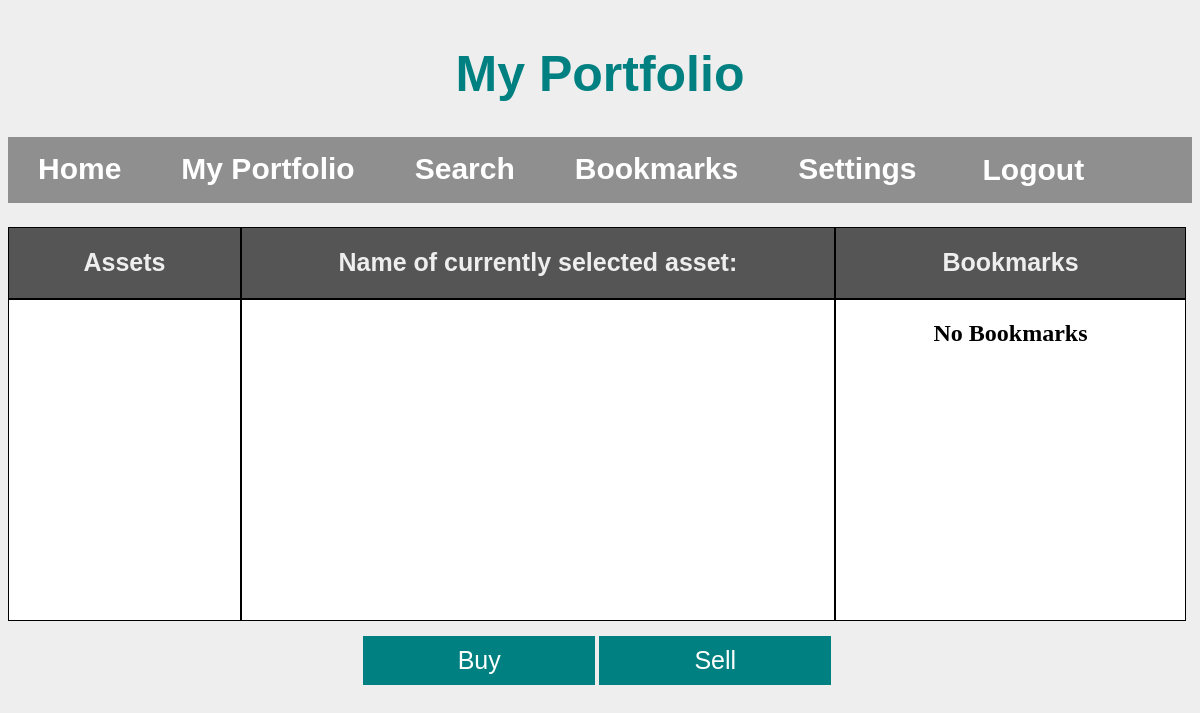
The page /myPortfolio (signed in) on the database as committed earlier.
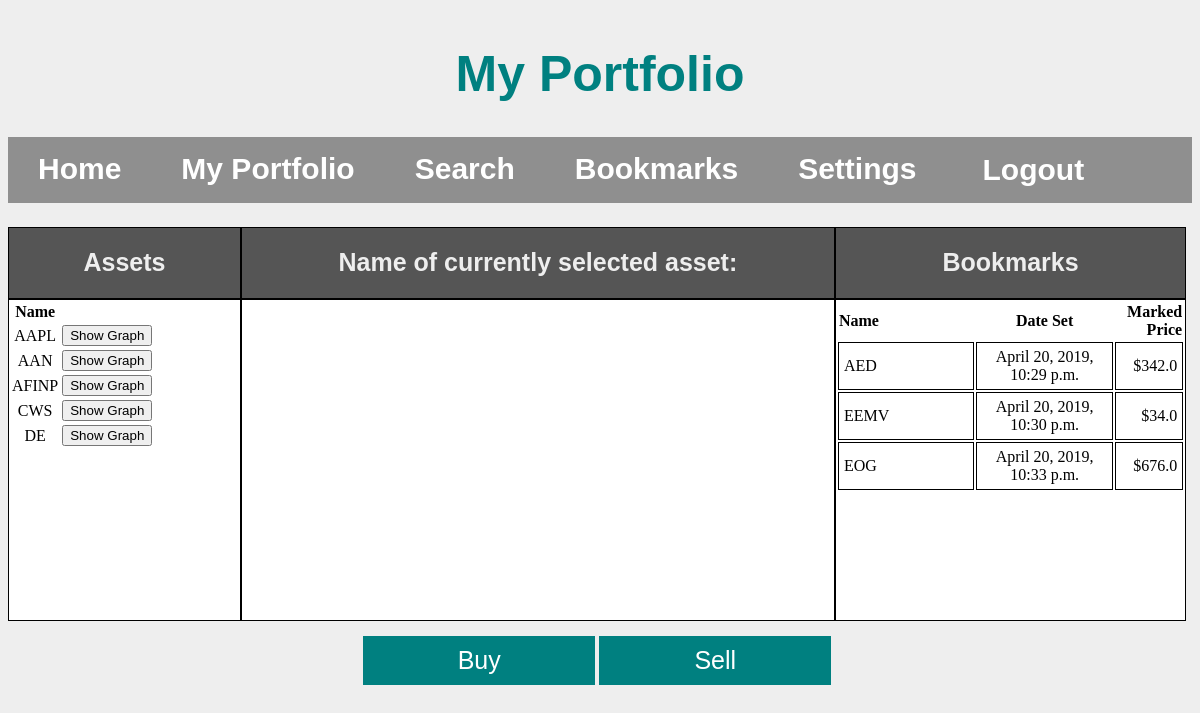
The same page on the database as committed later.
### XChange/models.py (models this page shows)
class Asset(models.Model):
    userProfile = models.ForeignKey(UserProfile)
    assetName = models.CharField(max_length=250)
    timeBought = models.DateTimeField()
    shares = models.IntegerField(max_length=250)
    priceBought = models.FloatField(max_length=250)

class Bookmark(models.Model):
    userProfile = models.ForeignKey(UserProfile)
    companyName = models.CharField(max_length=250)
    setDate = models.DateTimeField()
    bookmarkPrice = models.FloatField(max_length=250)
    bookmarkAmount = models.IntegerField(max_length=250)

### XChange/views.py (the view, shortened to what this page needs)
# urls.py: url(r'^myPortfolio', views.myPortfolio, name='myPortfolio'),
def myPortfolio(request):
    if not request.user.is_authenticated:
        return redirect('%s?next=%s' % (djSettings.LOGIN_URL, request.path))
    graphic = None
    currentProfile = UserProfile.objects.get(user = request.user)
    userAssets = Asset.objects.filter(userProfile = currentProfile)
    userBookmarks = Bookmark.objects.filter(userProfile = currentProfile).distinct()
    return render(request, 'XChange/myPortfolio.html', {'userAssets': userAssets, 'userBookmarks': userBookmarks})

### XChange/templates/XChange/myPortfolio.html (shortened to what this page needs)
<!DOCTYPE html>
<html>
  <head>
    <link rel="stylesheet" type="text/css" href="/static/XChange/css/myPortfolio.css" />
    <link rel="stylesheet" type="text/css" href="/static/XChange/css/common.css" />
  </head
  <body>
    <h1 id="myPortfolio-title">My Portfolio</h1>
    <div class="navBarDiv" id ="navBarDiv">
      <ul class="navBarList">
        <li class="homeNav"><a href="/home.html">Home</a></li>
        <li class="portNav"><a href="#">My Portfolio</a></li>
        <li class="srchNav"><a href="search.html">Search</a></li>
        <li class="bmarkNav"><a href="bookmarks">Bookmarks</a></li>
        <li class="settNav"><a href="settings.html">Settings</a></li>
        <li class="logOut">
          <form method='POST'>
            <button type="submit" name="submit" value="Logout">Logout</button>
          </form></li>
      </ul>
    </div>
    <div id="Wrap">
      <div id="divAsset">
        <h2>Assets</h2>
      </div>
      <div id="divCurrentAsset">
        <h2>Name of currently selected asset:</h2>
      </div>
      <div id="divBookAsset">
        <h2>Bookmarks</h2>
      </div>
      <div id="assets">
          {% if userAssets and userAssets.count > 1 %}
          <table class="currencyAssetsTable">
          <th>Name</th>
            {% for asset in userAssets %}
              {% if asset.assetName != 'USD'%}
              <tr>
                <td>{{asset.assetName}}</td>
                <th>
                  <form method='POST'>
                    <button type="submit" name="assetGraph" value="{{asset.assetName}}">Show Graph</button>
                  </form>
                </th>
              </tr>
              {% endif %}
            {% endfor %}
          </table>
          {% endif %}
      </div>
      <div id="graphDiv">
      </div>
      <div id="myBookmarks">
          {% if userBookmarks %}
          <table class="currencyBookmarksTable">
            <col id="bookName">
            <col id="bookDate">
            <col id="bookPrice">
            <tr>
              <th class="leftAlign">Name</th>
              <th class="centerAlign">Date Set</th>
              <th class="rightAlign">Marked Price</th>
            </tr>
            {% for mark in userBookmarks %}
              <tr>
                <td class="leftAlign">{{mark.companyName}}</td>
                <td class="centerAlign">{{mark.setDate}}</td>
                <td class="rightAlign">${{mark.bookmarkPrice}}</td>
              </tr>
            {% endfor %}
          </table>
          {% else %}
            <h2>
              No Bookmarks
            </h2>
          {% endif %}
      </div>
    </div>
    <div id="buySell">
        <button class="options">Buy</button>
        <button class="options">Sell</button>
    </div>
  </body>
</html>

### XChange/static/XChange/css/myPortfolio.css (style rules this page uses)
#myPortfolio-title { color: teal; text-align: center; padding-top: 1%; font-family: 'Arial'; font-size: 50px; }
#Wrap { width: 100%; margin: auto; }
#divAsset { width: 19.5%; }
#assets { width: 19.5%; height: 40vh; }
#divCurrentAsset { width: 50%; }
#graphDiv { width:50%; height: 40vh; }
#divBookAsset { width: 29.5%; }
#myBookmarks { width: 29.5%; height: 40vh; }
#divAsset, #divCurrentAsset, #divBookAsset, #assets, #graphDiv, #myBookmarks { border: 1px solid #000; float: left; text-align: center; }
#divAsset, #divCurrentAsset, #divBookAsset { margin-top: 2%; background-color: #555 }
#divAsset h2, #divCurrentAsset h2, #divBookAsset h2 { color: #eee; font-family: "Arial"; font-size: 25px; }
#assets, #graphDiv, #myBookmarks { background-color: white; }
.currencyBookmarksTable { margin: auto; width: 100%; }
.currencyBookmarksTable td { border: 1px solid black; padding: 5px; }
.leftAlign { text-align: left; }
.rightAlign { text-align: right; }
#bookName { width: 40%; }
#bookPrice { width: 20%; }
#buySell { width: 40%; margin:auto; margin-top: 20px; }
.options { color: white; background-color: teal; width: 49%; margin-top: 15px; padding-top: 10px; padding-bottom: 10px; text-decoration: none; border:none; font-size: 25px; }

### XChange/static/XChange/css/common.css (style rules this page uses)
.navBarDiv { margin: auto; }
.navBarList { list-style-type: none; overflow: hidden; padding: 0; margin: 0; background-color: rgba(0, 0, 0, .4); }
li { float: left; }
li a { display: block; text-decoration: none; color: white; padding: 15px 30px 15px 30px; text-align: center; font-weight: bold; font-family: "Arial"; font-size: 30px; }
.logOut button { border: none; background-color: rgba(0, 0, 0, 0); color: white; text-align: center; font-weight: bold; font-family: "Arial"; font-size: 30px; }
.logOut { display: block; text-decoration: none; padding: 15px 30px 15px 30px; text-align: center; font-weight: bold; font-family: "Arial"; font-size: 20px; }

Rows that differ between the two databases and show on the page:
added Asset: assetName "AAPL"
added Asset: assetName "AAN"
added Asset: assetName "AFINP"
added Asset: assetName "CWS"
added Asset: assetName "DE"
added Bookmark: companyName "AED", setDate "April 20, 2019, 10:29 p.m.", bookmarkPrice "342.0"
added Bookmark: companyName "EEMV", setDate "April 20, 2019, 10:30 p.m.", bookmarkPrice "34.0"
added Bookmark: companyName "EOG", setDate "April 20, 2019, 10:33 p.m.", bookmarkPrice "676.0"
Other text that changed with them:
text no longer shown: "No Bookmarks"
text now shown: "Name Name Date Set Marked Price"
